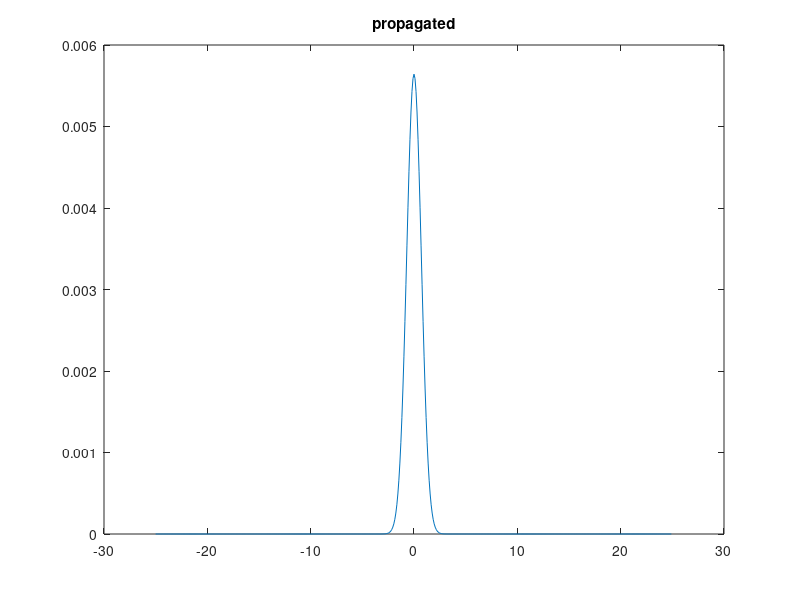
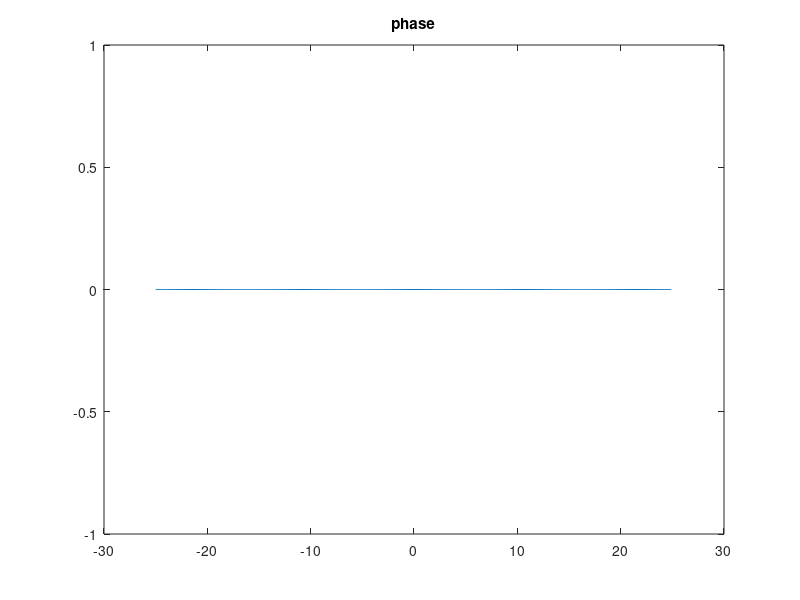
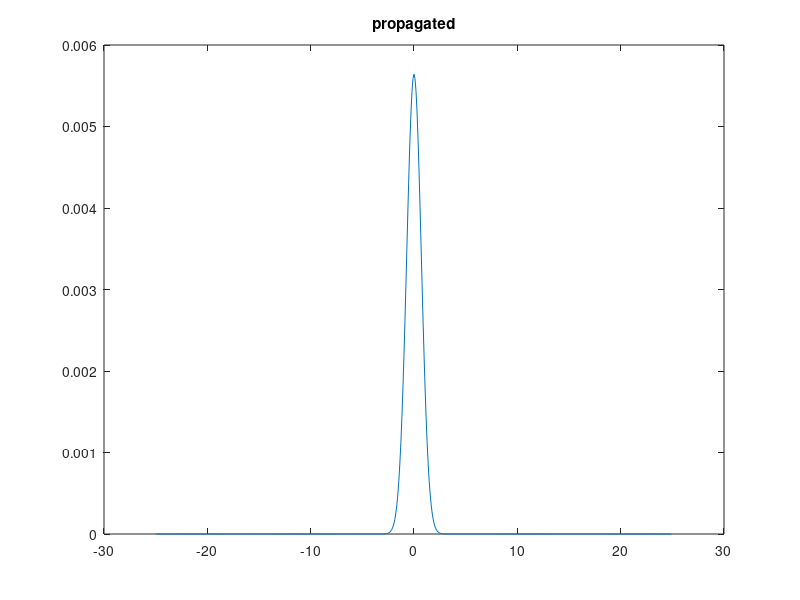
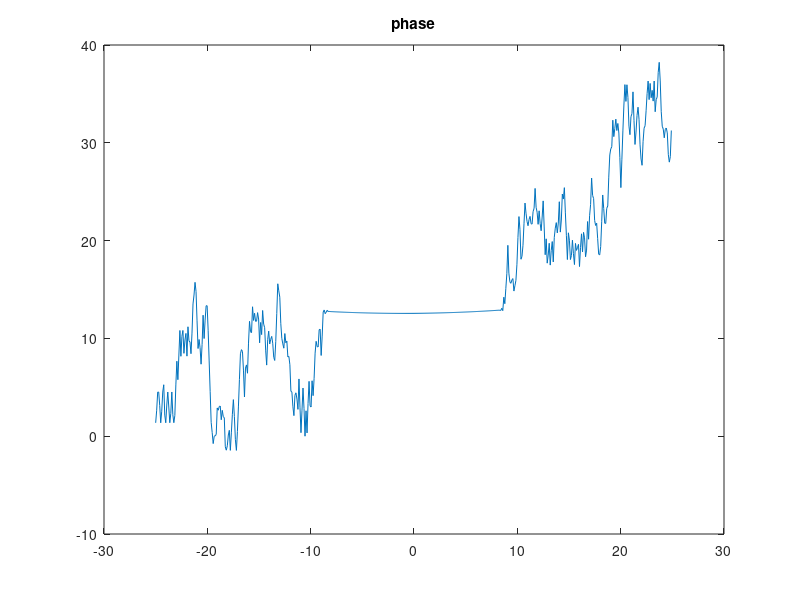

Here is the MATLAB script that generated these plots, in order:
close all
clear all

%numbers

%angstroms
L = 50;
fs = L/2^9;
m = 1;
N = L/fs;
hbar = 1.54e-34*6.24e18*1e15;
%fs
ts = 1/2^7;

%x space, momentum space, and time
x = -L/2:fs:L/2-fs;
k = fftshift((-N/2:N/2-1)/L);

%build hamiltonian
KE = exp(-hbar^2/(2*m)*(-(2*pi*k).^2/(1i*hbar)*ts));
PE = exp(-x/(1i*hbar)*ts);

%build initial wavefunction
psi0 = exp(-x.^2/2);
wavefunction = psi0/sqrt(sum(psi0.^2*2*L*fs));

nmax = 200;

Mag(nmax+1) = struct('cdata',[],'colormap',[]);
Angle(nmax+1) = struct('cdata',[],'colormap',[]);

figure()
plot(x,wavefunction.*conj(wavefunction))
title('propagated')
drawnow
Mag(1) = getframe(gcf);

figure()
plot(x,angle(wavefunction))
title('phase')
drawnow
Angle(1) = getframe(gcf);

for nn = 1:nmax
    
    close all
    
    momentum = fft(wavefunction);
    wavefunction = PE.*(ifft(KE.*momentum));
    
    figure()
    plot(x,wavefunction.*conj(wavefunction))
    title('propagated')
    drawnow
    Mag(nn+1) = getframe(gcf);
    
    figure()
    plot(x,unwrap(angle(wavefunction)))
    title('phase')
    drawnow
    Angle(nn+1) = getframe(gcf);
    
    wavefunction = wavefunction./sqrt(real(sum(wavefunction.*conj(wavefunction)*2*L*fs)));
    
end

%wave = psi0*exp(-1i*.5*t(nn))+psi1*exp(-1i*1.5*(t(nn)))+psi2*exp(-1i*2.5*(t(nn)));
%wave = wave/sqrt(sum(wave.*conj(wave)*2*L*fs));

%{
figure()
subplot(2,2,1)
plot(x,real(wavefunction))
title('propagated, real')
subplot(2,2,2)
plot(x,real(wave))
title('exact, real')

subplot(2,2,3)
plot(x,imag(wavefunction))
title('propagated, imag')
subplot(2,2,4)
plot(x,imag(wave))
title('exact, imag')
%}